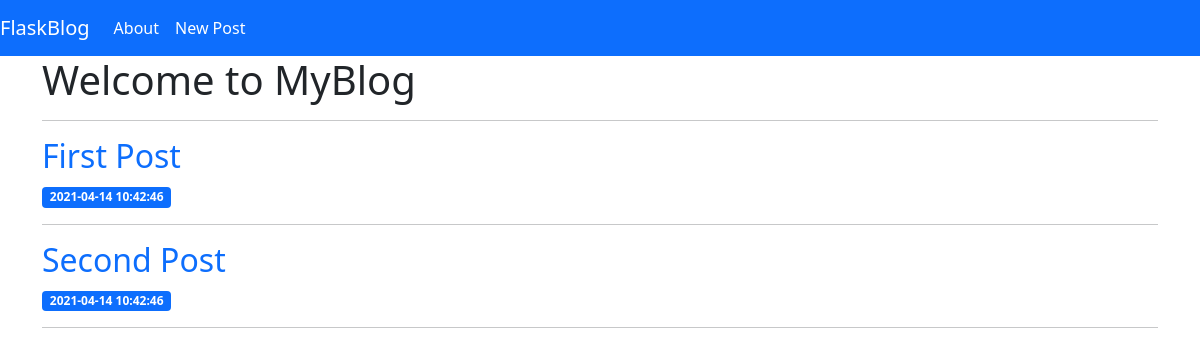
Before: / with the older database file.
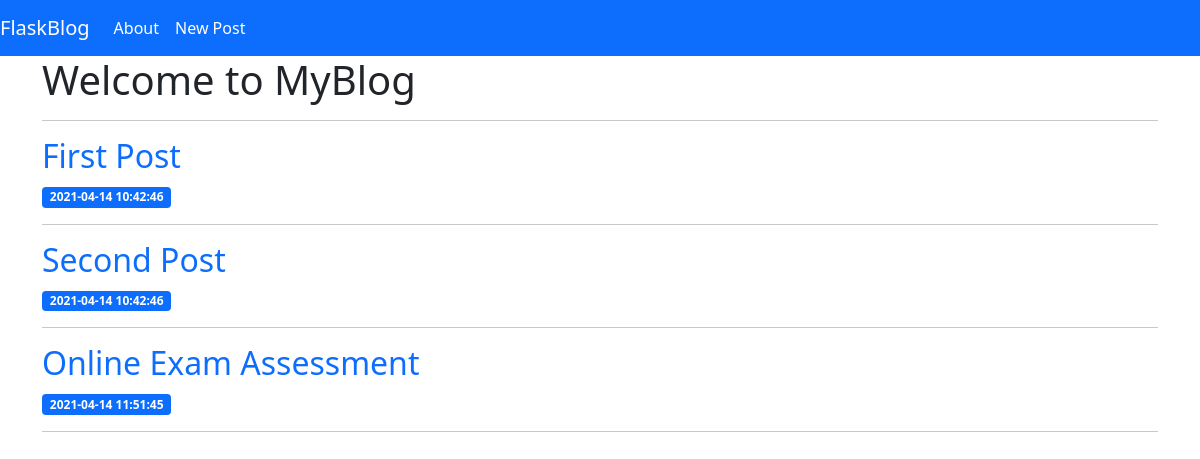
After: the same page with the newer database file.
### tables this page shows
CREATE TABLE posts(
    id INTEGER PRIMARY KEY AUTOINCREMENT,
    created TIMESTAMP NOT NULL DEFAULT CURRENT_TIMESTAMP,
    title TEXT NOT NULL,
    content TEXT NOT NULL
);

### app.py (the view)
@app.route('/')
def index():
    conn = get_db_connection()
    posts = conn.execute('SELECT * FROM posts').fetchall()
    conn.close()
    return render_template('index.html',posts=posts)

### app.py (called while the page is built)
def get_db_connection():
    conn = sqlite3.connect('database.db')
    conn.row_factory = sqlite3.Row
    return conn

### templates/index.html
{% extends 'base.html' %}
{% block content %}
    <h1>{%block title %} Welcome to MyBlog {% endblock %}</h1>
    <hr>
    {% for post in posts %}
        <a href="{{ url_for('post', post_id=post['id']) }}" class="text-decoration-none">
            <h2>{{ post['title'] }}</h2>
        </a>
        <span class="badge bg-primary">{{ post['created'] }}</span>
        <hr>
    {% endfor %}
{% endblock %}

### templates/base.html (shortened to what this page needs)
<!DOCTYPE html>
<html lang="en">
<head>
    <link href="https://cdn.jsdelivr.net/npm/bootstrap@5.0.0-beta3/dist/css/bootstrap.min.css" rel="stylesheet">
</head>
<body>
    <nav class="navbar navbar-expand-md navbar-light bg-primary">
        <a class="navbar-brand text-white" href="{{ url_for('index')}}">FlaskBlog</a>
        <div class="collapse navbar-collapse" id="navbarNav">
            <ul class="navbar-nav">
                <li class="nav-item active">
                    <a class="nav-link text-white" href="#">About</a>
                </li>
                <li class="nav-item">
                    <a class="nav-link text-white" href="{{url_for('create')}}">New Post</a>
                </li>
            </ul>
        </div>
    </nav>
    <div class="container">
        {% block content %} {% endblock %}
    </div>
</body>
</html>

Changed rows visible on the page:
added posts: title "Online Exam Assessment", created "2021-04-14 11:51:45"
